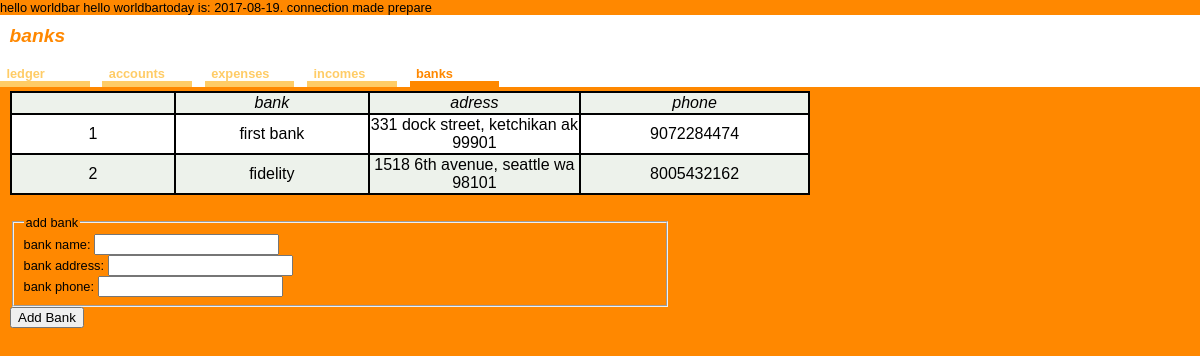
The app's page /banks.php with its own data.
### tables this page shows
create table banks(
    id INT NOT NULL AUTO_INCREMENT,
    bank_name VARCHAR(255),
    address VARCHAR(255),
    phone VARCHAR(32),
    PRIMARY KEY (id)
);

### banks.php (the view, shortened to what this page needs)
<?php
$test_array = [
    "foo" => "bar",
    ];
print ($test_array["foo"]);
?>
<?php
echo "hello world";
$test_array = [
    "foo" => "bar",
    ];
print ($test_array["foo"]);
$today = date("Y-m-d");
print "Today is: $today.";
?>
<?php
$mysqli = new mysqli("oniddb.cws.oregonstate.edu","dohertki-db","gvBKWgFuUOM2piV6","dohertki-db");
if($mysqli->connect_errno){
    echo "connection error". $mysqli->connect_errno . " " . $mysqli->connect_error;
} else { echo "connection made";}
if (!($stmt = $mysqli->prepare("
    SELECT  id, bank_name, address, phone FROM banks;
    "))) {
    echo "Prepare failed: (" . $mysqli->errno . ") " . $mysqli->error;
}else { echo"  Prepare ";}
if (!$stmt->execute()) {
    echo "Execute failed: (" . $mysqli->errno . ") " . $mysqli->error;
}
if (!$stmt->bind_result( $id, $bank, $bank_add, $bank_phone )){
    echo "Binding output parameters failed: (". $stmt->errno  . ") " . $stmt->error;}
?>
<!DOCTYPE html>
<html>
  <head>
    <link href="css/style.css" type="text/css" rel="stylesheet"/>
  </head>
  <body>
    <div id="header">
        <h1>Banks</h1>
        <ul>
            <li ><a href="home.php">Ledger</a></li>
            <li><a href="account.php">Accounts</a></li>
            <li><a href="expenses.php">Expenses</a></li>
            <li><a href="incomes.php">Incomes</a></li>
            <li id ="selected"><a href="banks.php">Banks</a></li>
        </ul>
    </div>
   <br/>
    <div>
    <table>
      <tbody>
      <th>  </th>
      <th>Bank </th>
      <th>Adress</th>
      <th>Phone </th>
         <?php
        while ($stmt->fetch()){
            printf("<tr><td> %s </td><td> %s</td><td> %s </td><td> %s </td></tr> ", $id, $bank, $bank_add, $bank_phone );
        }
?>
      </tbody>
    </table>
    </div>
    <div>
      <form method="post"  action="insert_bank.php">
        <fieldset>
          <legend> Add Bank</legend>
            Bank Name:
             <input type="text" name="bank_name" maxlength="30" required="required"/>
           <br/>
            Bank Address:
             <input type="text" name="bank_add" maxlength="30" required="required"/>
           <br/>
            Bank Phone:
             <input type="text" name="bank_phone" maxlength="30" required="required"/>
           <br/>
        </fieldset>
        <input type="submit" name="Add" value="Add Bank" />
      </form>
    </div>
  </body>
</html>

### css/style.css (style rules this page uses)
body { background: #f80; font: 0.8em arial, helvetica, sans-serif; text-transform: lowercase; margin: 0; padding: 0; }
#header { background-color: white; }
#header ul { list-style: none; padding: 0; margin: 0; background: white; float: left; width: 100%; }
#header li { float: left; margin: 0 1em 0 0; }
#header a { text-decoration: none; display: block; width: 6em; padding: 0 0.5em; font-weight: bold; color: black; border-bottom: 0.5em solid #fc6; color: #fc6; }
#header #selected a { color: #f80; border-color: #f80; }
h1 { margin: 0; padding: 0.5em 0 1em 0.5em; color: #f80; font-size: 1.5em; font-style: italic; }
table { padding: 10px; margin: 10px; width: 65%; }
table, th, td { width: 800px; border: 2px solid black; border-collapse: collapse; }
td { text-align: center; }
tbody > tr:nth-child(even) { background: white }
tbody > tr:nth-child(odd) { background: #edf2eb }
tbody th { font-weight: normal; font-style: italic; width:20px; }
form { margin-top: 10px; width: 55%; padding: 10px; }

### records on screen
banks: id "1", bank_name "first bank", address "331 dock street, ketchikan ak 99901", phone "9072284474"
banks: id "2", bank_name "fidelity", address "1518 6th avenue, seattle wa 98101", phone "8005432162"

### other values on screen
$test_array["foo"] "bar"
